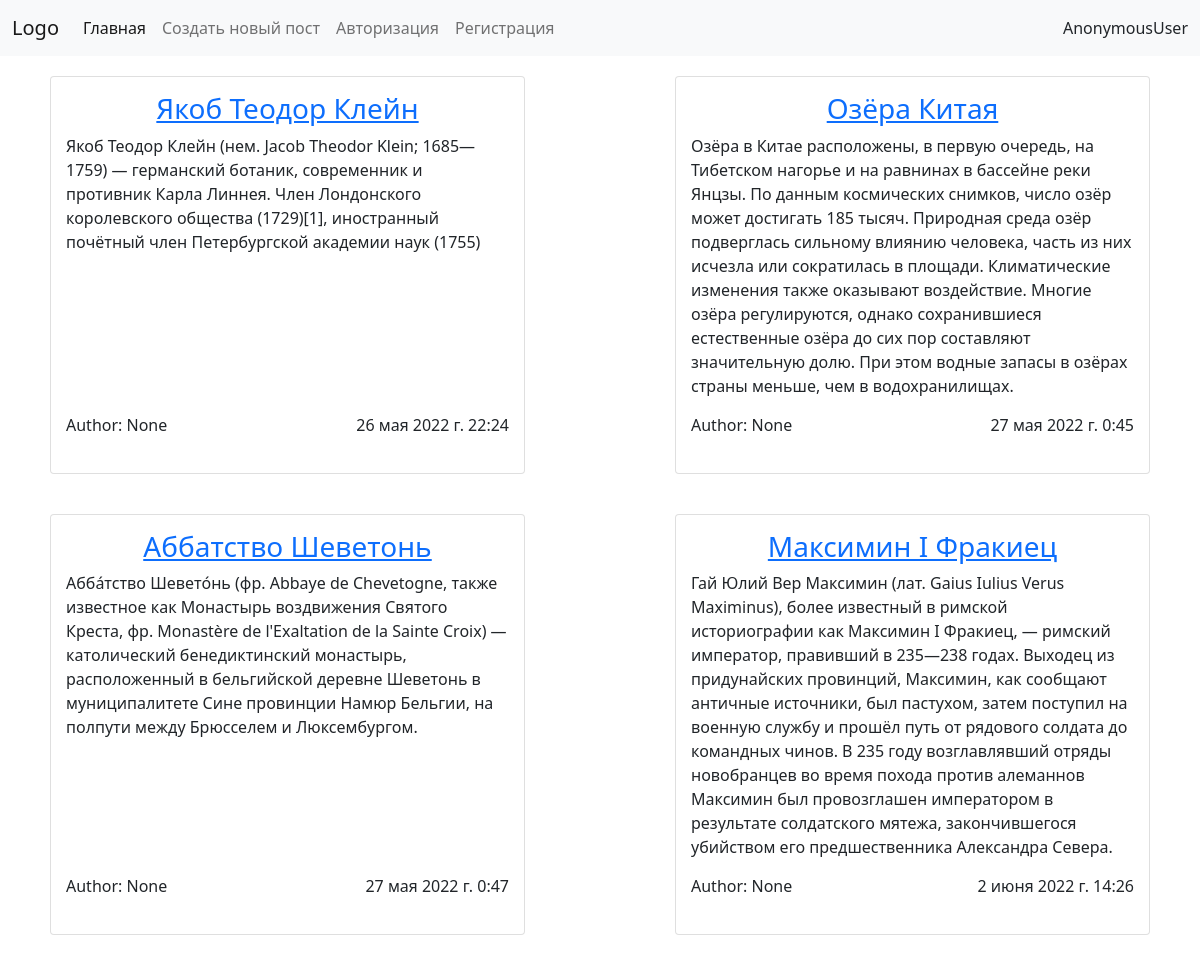
The page / on the database its author committed.
### blog/models.py (models this page shows, shortened)
class Post(models.Model):
    title = models.CharField(max_length=64, verbose_name="Title")
    text = models.TextField(verbose_name='Text')
    created_date = models.DateTimeField(auto_now_add=True, verbose_name='Created Date')
    published_date = models.DateTimeField(auto_now_add=True, verbose_name='Published Date')
    author = models.ForeignKey(User, on_delete=models.CASCADE, verbose_name='Владелец статьи', blank=True, null=True)

### blog/views.py (the view)
# urls.py: path('', Postlist.as_view(), name="post_list"),
class Postlist(ListView):
    model = Post
    template_name = 'post_list.html'
    context_object_name = 'items'

### blog/templates/blog/post_list.html (shortened to what this page needs)
{% extends 'blog/base.html' %}
{% block content %}
<div class="row" style="justify-content: space-between">
    {% for post in items %}
    <div class="card col-5" style="margin: 20px; padding: 15px">
        <a href="{% url 'post_detail' post_pk=post.pk %}">
            <h3 class="title" style="text-align: center">
                {{ post.title }}
            </h3>
        </a>
        <p class="text" style="margin-bottom: auto">
            {{ post.text }}
        </p>
        <div style="display: flex; justify-content: space-between; align-items: center;margin: 15px 0 5px 0">
            <p>
                Author: {{post.author}}
            </p>
            <p class="published_date">
                {{ post.published_date }}
            </p>
        </div>
    </div>
    {% endfor %}
</div>
{% endblock content %}

### blog/templates/blog/base.html (shortened to what this page needs)
<!DOCTYPE html>
<html lang="en">
<head>
    <link href="https://cdn.jsdelivr.net/npm/bootstrap@5.0.2/dist/css/bootstrap.min.css" rel="stylesheet"
>
</head>
<body>
<nav class="navbar navbar-expand-lg navbar-light bg-light">
    <div class="container-fluid">
        <a class="navbar-brand" href="{% url 'post_list' %}">Logo</a>
        <div class="collapse navbar-collapse" id="navbarNavAltMarkup">
            <div class="navbar-nav">
                {% url 'post_list' as url_post_list %}
                <a class="nav-link {% if url_post_list == request.path %}active{% endif %}" aria-current="page"
                   href="{{url_post_list}}">Главная</a>
                {% url 'post_create' as url_post_create %}
                <a class="nav-link {% if url_post_create == request.path %}active{% endif %}"
                   href="{{url_post_create}}">Создать новый пост</a>
                {% if request.user.is_authenticated %}
                {% url 'logout_page' as url_logout_page %}
                <a style="margin-left: 10px" class="nav-link btn btn-danger" href="{{url_logout_page}}">Выйти</a>
                {% else %}
                {% url 'login_page' as url_login_page %}
                <a class="nav-link {% if url_login_page == request.path %}active{% endif %}" href="{{url_login_page}}">Авторизация</a>
                {% url 'register_page' as url_register_page %}
                <a class="nav-link {% if url_register_page == request.path %}active{% endif %}"
                   href="{{url_register_page}}">Регистрация</a>
                {% endif %}
            </div>
            <div style="margin-left: auto">
                {{request.user}}
            </div>
        </div>
    </div>
</nav>
<div class="container">
    {% block content %}
    {% endblock %}
</div>
</body>
</html>

### rows shown on the page
Post: title "Якоб Теодор Клейн", text "Якоб Теодор Клейн (нем. Jacob Theodor Klein; 1685—1759) — германский ботаник, современник и противник Карла Линнея. Член Лондонского королевского общества (1729)[1], иностранный почётный член Петербургской академии наук (1755)", author "None", published_date "26 мая 2022 г. 22:24"
Post: title "Озёра Китая", text "Озёра в Китае расположены, в первую очередь, на Тибетском нагорье и на равнинах в бассейне реки Янцзы. По данным космических снимков, число озёр может достигать 185 тысяч. Природная среда озёр подверглась сильному влиянию человека, часть из них исчезла или сократилась в площади. Климатические изменения также оказывают воздействие. Многие озёра регулируются, однако сохранившиеся естественные озёра до сих пор составляют значительную долю. При этом водные запасы в озёрах страны меньше, чем в водохранилищах.", author "None", published_date "27 мая 2022 г. 0:45"
Post: title "Аббатство Шеветонь", text "Абба́тство Шевето́нь (фр. Abbaye de Chevetogne, также известное как Монастырь воздвижения Святого Креста, фр. Monastère de l'Exaltation de la Sainte Croix) — католический бенедиктинский монастырь, расположенный в бельгийской деревне Шеветонь в муниципалитете Сине провинции Намюр Бельгии, на полпути между Брюсселем и Люксембургом.", author "None", published_date "27 мая 2022 г. 0:47"
Post: title "Максимин I Фракиец", text "Гай Юлий Вер Максимин (лат. Gaius Iulius Verus Maximinus), более известный в римской историографии как Максимин I Фракиец, — римский император, правивший в 235—238 годах. Выходец из придунайских провинций, Максимин, как сообщают античные источники, был пастухом, затем поступил на военную службу и прошёл путь от рядового солдата до командных чинов. В 235 году возглавлявший отряды новобранцев во время похода против алеманнов Максимин был провозглашен императором в результате солдатского мятежа, закончившегося убийством его предшественника Александра Севера.", author "None", published_date "2 июня 2022 г. 14:26"

### other values the page prints
{{ request.user }} "AnonymousUser"
